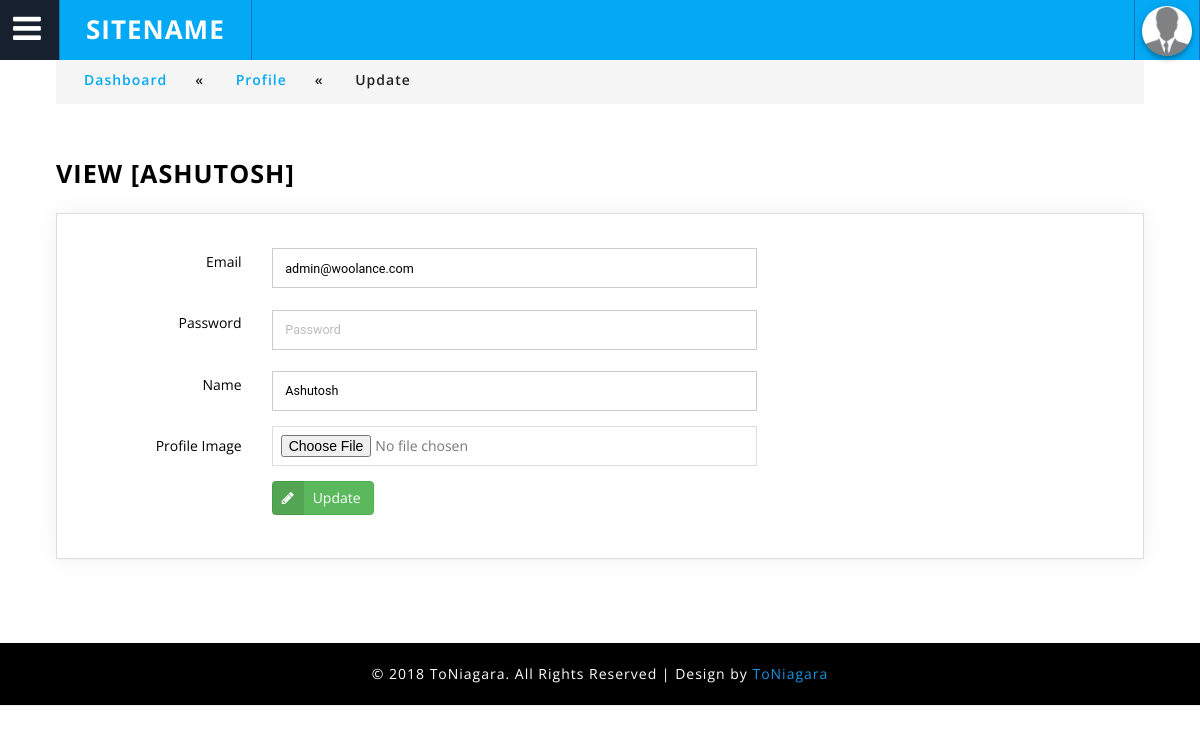
Screenshot of /admin/profile.php (signed in) with the database file from the repository.
### tables this page shows
CREATE TABLE `tour_users` (
  `ID` int(11) NOT NULL,
  `email` varchar(100) NOT NULL,
  `password` varchar(100) NOT NULL,
  `name` varchar(200) NOT NULL,
  `token` varchar(100) NOT NULL,
  `profile_image` varchar(200) NOT NULL,
  `status` tinyint(1) NOT NULL,
  `created_on` datetime NOT NULL
);

### admin/profile.php (the view, shortened to what this page needs)
<?php
require_once('../includes/config.php');
$model = array();
$sql = "SELECT * FROM tour_users WHERE ID=".$_SESSION['user_id'];
$result = $conn->query($sql);
if ($result->num_rows > 0) {
	$model = $result->fetch_object();
} else {
	$msg = 'Invalid ID!';
	header('Location: error.php?msg='.$msg);
	exit;
}
?>
<!DOCTYPE html>
<html lang="en">
<head>
<link href="css/export.css" rel="stylesheet" type="text/css" media="all" />
<?php require_once('includes/header.php'); ?>
<link rel="stylesheet" type="text/css" href="css/table-style.css" />
<link rel="stylesheet" type="text/css" href="css/basictable.css" />
</head>
<body>
<div class="wthree_agile_admin_info">
		<div class="w3_agileits_top_nav">
			<?php require_once('includes/leftbar.php'); ?>
		</div>
				<div class="inner_content">
          <div class="w3l_agileits_breadcrumbs">
            <div class="w3l_agileits_breadcrumbs_inner">
              <ul>
                <li><a href="index.php">Dashboard</a><span>«</span></li>
                <li><a href="profile.php">Profile</a><span>«</span></li>
                <li>Update</li>
              </ul>
            </div>
          </div>
					<div class="inner_content_w3_agile_info two_in">
					  <h2 class="w3_inner_tittle">View [<?php echo $model->name; ?>]</h2>
            <div class="forms-main_agileits">
              <div class="wthree_general graph-form agile_info_shadow ">
                 <div class="grid-1 ">
                      <div class="form-body">
                          <form class="form-horizontal" action="" method="post" enctype="multipart/form-data">
                            <div class="form-group">
                              <label for="email" class="col-sm-2 control-label">Email</label>
                              <div class="col-sm-6">
                                <input type="text" required="true" class="form-control1" name="email" placeholder="Email" value="<?php echo $model->email; ?>">
                              </div>
                            </div>
                            <div class="form-group">
                              <label for="password" class="col-sm-2 control-label">Password</label>
                              <div class="col-sm-6">
                                <input type="password" class="form-control1" name="password" placeholder="Password"  value="">
                              </div>
                            </div>
                            <div class="form-group">
                              <label for="name" class="col-sm-2 control-label">Name</label>
                              <div class="col-sm-6">
                                <input type="text" required="true" class="form-control1" placeholder="Name" name="name"  value="<?php echo $model->name; ?>">
                              </div>
                            </div>
                            <div class="form-group">
                              <label for="profile_image" class="col-sm-2 control-label">Profile Image</label>
                              <div class="col-sm-6">
                                <input class="form-control1" name="profile_image" id="profile_image" type="file">
                              </div>
                            </div>
                            <div class="form-group">
                              <label class="col-sm-2 control-label"> </label>
                              <div class="col-sm-8">
                                <button type="submit" name="submit" class="btn btn-success btn-flat btn-pri"><i class="fa fa-pencil" aria-hidden="true"></i> Update</button>
                              </div>
                            </div>
                          </form>
                      </div>
                  </div>
              </div>
        		</div>
          </div>
				</div>
	</div>
<?php require_once('includes/footer.php'); ?>
</body>
</html>

### admin/css/component.css (style rules this page uses)
*, *:after, *::before { -webkit-box-sizing: border-box; -moz-box-sizing: border-box; box-sizing: border-box; }
.w3_agileits_top_nav { background: #03a9f4; color: #fff; top: 0; left: 0; width: 100%; height: 60px; font-size: 13px; position: fixed; z-index: 999; }

### admin/css/style.css (style rules this page uses)
body { margin:0; padding:0; background:#fff; font-family: 'Open Sans', sans-serif; }
h1,h2,h3,h4,h5,h6 { margin:0; font-family: 'Open Sans', sans-serif; }
ul { margin:0; padding:0; }
p,ul,ol { font-size:14px; }
input[type="submit"],a,.nbs-flexisel-nav-left,.nbs-flexisel-nav-right { transition:.5s ease-in; -webkit-transition:.5s ease-in; -moz-transition:.5s ease-in; -o-transition:.5s ease-in; -ms-transition:.5s ease-in; }
.wthree_agile_admin_info { position: relative; }
.inner_content { padding: 4em 4em; }
.agile_info_shadow { padding: 1em; box-shadow: 0 0px 24px 0 rgba(0, 0, 0, 0.06), 0 1px 0px 0 rgba(0, 0, 0, 0.02); -webkit-box-shadow: 0 0px 24px 0 rgba(0, 0, 0, 0.06), 0 1px 0px 0 rgba(0, 0, 0, 0.02); -moz-box-shadow: 0 0px 24px 0 rgba(0, 0, 0, 0.06), 0 1px 0px 0 rgba(0, 0, 0, 0.02); -o-box-shadow:0 0px 24px 0 rgba(0, 0, 0, 0.06), 0 1px 0px 0 rgba(0, 0, 0, 0.02); border: 1px solid #ddd; }
.inner_content_w3_agile_info { margin-top:4.5em; }
.inner_content_w3_agile_info.two_in { margin-top: 4em; }
.w3l_agileits_breadcrumbs { padding:1em 0; background:#f5f5f5; }
.w3l_agileits_breadcrumbs ul li { display:inline-block; color:#212121; font-weight:600; font-family: 'Open Sans', sans-serif; letter-spacing:1px; }
.w3l_agileits_breadcrumbs ul li a { color: #03A9F4; text-decoration:none; font-family: 'Open Sans', sans-serif; }
.w3l_agileits_breadcrumbs ul li span { padding:0 2em; }
.w3l_agileits_breadcrumbs_inner { padding: 0 2em; }
h2.w3_inner_tittle { text-transform: uppercase; color: #000; margin: 0.5em 0 1em 0; font-weight: 700; font-size: 1.8em; letter-spacing: 1px; }
.btn-pri { position: relative; padding-left: 40px; }
.btn-pri i { background: rgba(0, 0, 0, 0.1); left: -1px; margin-right: 0px; padding: 10px 10px; position: absolute; top: -1px; }
label { display: inline-block; max-width: 100%; margin-bottom: 5px; font-weight: 400; font-size: 1em; color: #000; }
.form-group input[type="text"], .form-group textarea, .form-group input[type="password"], .form-group input[type="date"] { border: 1px solid #cccccc; font-size: 0.9em; width: 100%; outline: none; padding: 0.7em 1em; color: #000; margin-top: 0.5em; font-family: 'Roboto', sans-serif; }
button, input, select, textarea { font-family: inherit; font-size: inherit; line-height: inherit; }
label.control-label { margin-top: 4px; }
.wthree_general { width: 100%; }
.form-control1, .form-control_2.input-sm { border: 1px solid #ddd; padding: 5px 8px; color: #777; background: #fff; box-shadow: none !important; width: 100%; height: 40px !important; line-height: 28px; border-radius: 0; -webkit-appearance: none; resize: none; outline: none; }
.form-horizontal .control-label { padding-top: 6px; margin-bottom: 0; text-align: right; }
.graph-form { margin-bottom: 2em; padding: 2em; }
.form-horizontal .form-group { margin-right: 0px; margin-left: 0px; }

### rows the page displays
tour_users: name "ASHUTOSH", email "admin@woolance.com", name "Ashutosh"

### other values shown
SITENAME "SITENAME"
